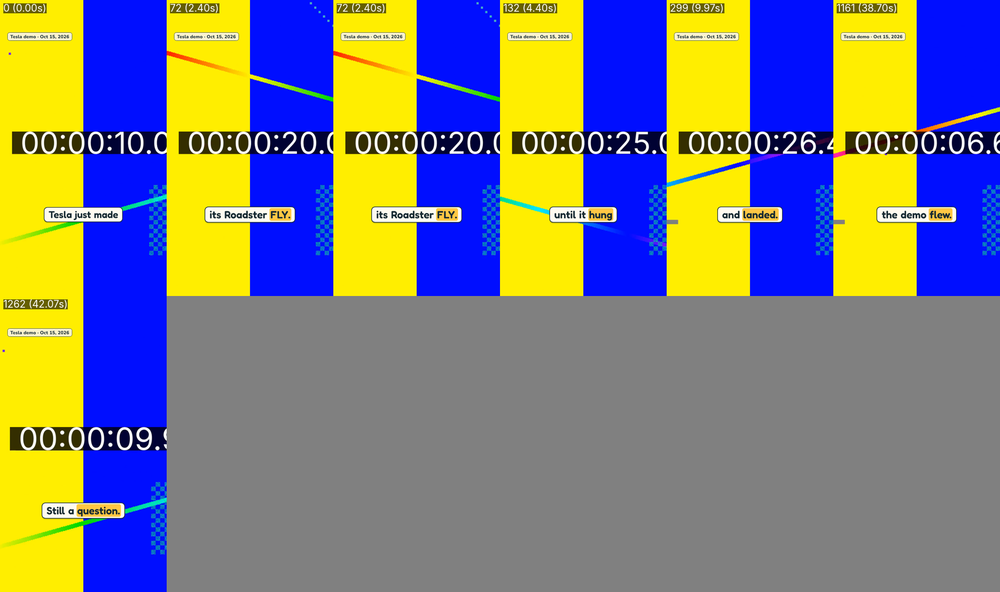
#> input picture Future_Got_Weird/tesla-roadster-flew/qa/ingest_test_sheet.png, 1000 x 592 px, shrunk from 1800 x 1066 before the run
$ python findcrop.py ../../../../../tesla-roadster-flew/qa/ingest_test_sheet.png ../../../../../tesla-roadster-flew/qa/ingest_test_sheet.png
#> lines starting #> are read from the running program, lines starting #| are printed output that depends on the picture
"""Find where a crop image sits inside a page render (exact pixel search, then a full-crop check).

usage: findcrop.py crop.png page.png
Prints candidate offsets and the max/mean abs diff of the whole crop at each candidate.
"""
import sys
import numpy as np
from PIL import Image

Image.MAX_IMAGE_PIXELS = None
crop = np.asarray(Image.open(sys.argv[1]).convert('L'))
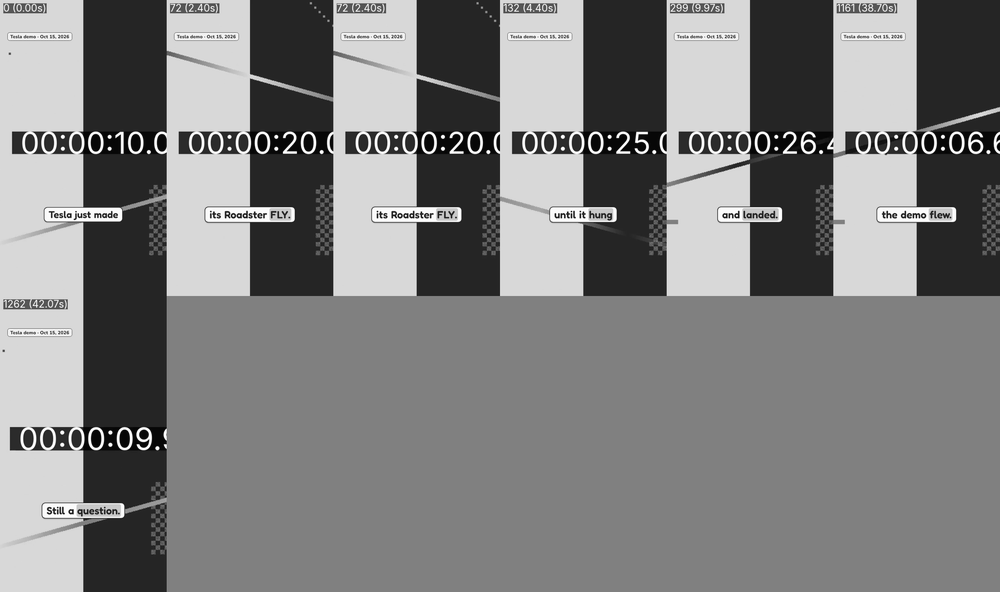
#> crop: shape (592, 1000); min 1, max 255, mean 126.3
page = np.asarray(Image.open(sys.argv[2]).convert('L'))
ch, cw = crop.shape
#> ch = 592; cw = 1000
ph, pw = page.shape
#> ph = 592; pw = 1000
print('crop', cw, 'x', ch, ' page', pw, 'x', ph)
#| crop 1000 x 592  page 1000 x 592

# pick a strongly inked row in the crop and a 96-px window on it with ink
ink_rows = np.argsort((crop < 128).sum(axis=1))[::-1]
#> ink_rows = 592 values, max 591 at index 463, min 0 at index 157, mean 295.5
found = []
for ry in ink_rows[:12]:
    row = crop[ry]
    xs = np.nonzero(row < 128)[0]
    if len(xs) == 0:
        continue
    x0 = max(0, xs[0] - 8)
    seg = row[x0:x0 + 96].tobytes()
    for py in range(ph):
        prow = page[py].tobytes()
        start = 0
        while True:
            i = prow.find(seg, start)
            if i < 0:
                break
            ox, oy = i - x0, py - ry
            if 0 <= ox and 0 <= oy and ox + cw <= pw and oy + ch <= ph:
                found.append((ox, oy))
            start = i + 1
    if found:
        break
#> this loop made 1 pass
#> (ry, x0) on pass 1: (12, 0)
#> after the loop, found = [(0, 0)]

cands = sorted(set(found))
#> cands = [(0, 0)]
print('candidates', cands[:10])
#| candidates [(0, 0)]
for ox, oy in cands[:10]:
    sub = page[oy:oy + ch, ox:ox + cw].astype(np.int16)
    d = np.abs(sub - crop.astype(np.int16))
    print('offset', ox, oy, 'box(x0,y0,x1,y1)=', (ox, oy, ox + cw, oy + ch), 'max', int(d.max()), 'mean', round(float(d.mean()), 5), 'diffpx', int((d > 0).sum()))
#> this loop made 1 pass
#| offset 0 0 box(x0,y0,x1,y1)= (0, 0, 1000, 592) max 0 mean 0.0 diffpx 0
